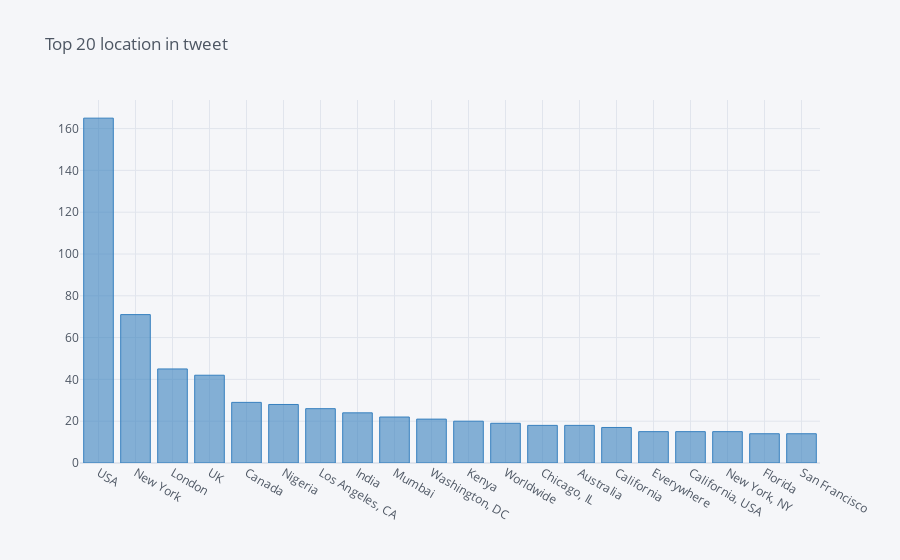

The notebook cell this image was saved under:
### Code cell
#Making locations consistent and fixing the different variations

train.loc[train['location'].isin(['US', 'United States', 'United States of America']), 'location'] = 'USA'
train.loc[train['location'].isin(['United Kingdom', 'The UK']), 'location'] = 'UK'

# Apply the same to the test set
test.loc[test['location'].isin(['US', 'United States', 'United States of America']), 'location'] = 'USA'
test.loc[test['location'].isin(['United Kingdom', 'The UK']), 'location'] = 'UK'

print('Number of unique locations: ', train['location'].nunique())
print('Top tweet locations:')
location_counts = train['location'].value_counts().head()
location_counts
train.location.value_counts()[:20].iplot(kind='bar', title='Top 20 location in tweet', color='blue')

### Figure 1 — Plotly figure (JSON) as saved in the notebook; plotly's stock layout.template omitted (floating-point values rounded to 4 significant figures)
{"data": [{"marker": {"color": "rgba(55, 128, 191, 0.6)", "line": {"color": "rgba(55, 128, 191, 1.0)", "width": 1}}, "name": "location", "orientation": "v", "text": "", "type": "bar", "x": ["USA", "New York", "London", "UK", "Canada", "Nigeria", "Los Angeles, CA", "India", "Mumbai", "Washington, DC", "Kenya", "Worldwide", "Chicago, IL", "Australia", "California", "Everywhere", "California, USA", "New York, NY", "Florida", "San Francisco"], "y": [165, 71, 45, 42, 29, 28, 26, 24, 22, 21, 20, 19, 18, 18, 17, 15, 15, 15, 14, 14]}], "layout": {"legend": {"bgcolor": "#F5F6F9", "font": {"color": "#4D5663"}}, "paper_bgcolor": "#F5F6F9", "plot_bgcolor": "#F5F6F9", "title": {"font": {"color": "#4D5663"}, "text": "Top 20 location in tweet"}, "xaxis": {"gridcolor": "#E1E5ED", "showgrid": true, "tickfont": {"color": "#4D5663"}, "title": {"font": {"color": "#4D5663"}, "text": ""}, "zerolinecolor": "#E1E5ED"}, "yaxis": {"gridcolor": "#E1E5ED", "showgrid": true, "tickfont": {"color": "#4D5663"}, "title": {"font": {"color": "#4D5663"}, "text": ""}, "zerolinecolor": "#E1E5ED"}}}
